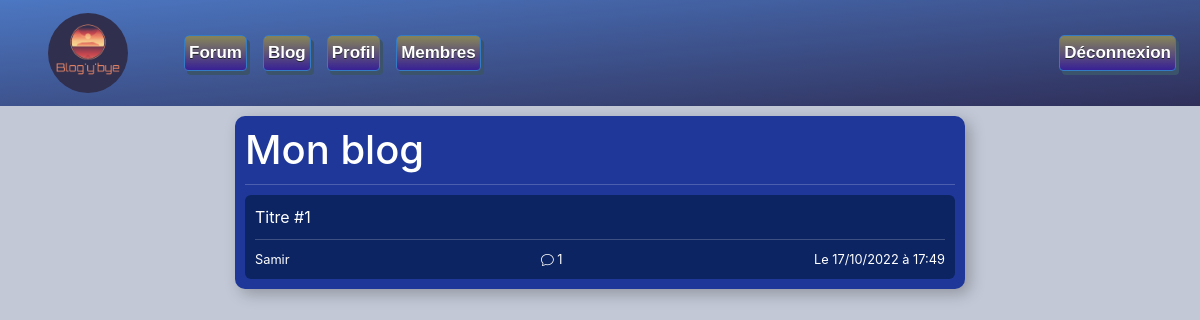
Screenshot of /views/_blog/liste-blog.php?id=7 (signed in) with the database file from the repository.
### tables this page shows
CREATE TABLE IF NOT EXISTS `blog` (
  `id` int(11) NOT NULL AUTO_INCREMENT,
  `titre` varchar(50) NOT NULL,
  `libelle` varchar(50) NOT NULL,
  `date_creation` datetime NOT NULL,
  `ordre` int(255) NOT NULL,
  PRIMARY KEY (`id`)
);

CREATE TABLE IF NOT EXISTS `article` (
  `id` int(255) NOT NULL AUTO_INCREMENT,
  `id_blog` int(255) NOT NULL,
  `titre` varchar(50) NOT NULL,
  `contenu` longtext NOT NULL,
  `date_creation` datetime NOT NULL,
  `date_modification` datetime NOT NULL,
  `id_utilisateur` int(255) NOT NULL,
  `statut` int(1) NOT NULL DEFAULT '0',
  PRIMARY KEY (`id`)
);

CREATE TABLE IF NOT EXISTS `utilisateur` (
  `id` int(255) NOT NULL AUTO_INCREMENT,
  `pseudo` varchar(50) NOT NULL,
  `mail` varchar(255) NOT NULL,
  `mdp` text NOT NULL,
  `date_creation` datetime NOT NULL,
  `date_connexion` datetime NOT NULL,
  `role` int(1) NOT NULL DEFAULT '0',
  `avatar` varchar(255) DEFAULT NULL,
  PRIMARY KEY (`id`)
);

### views/_blog/liste-blog.php (the view, shortened to what this page needs)
<?php
	require_once('../../include.php');
	$get_id_blog = (int) $_GET['id'];
	$req = $DB->prepare("SELECT *
		FROM blog
		WHERE id = ?");
	$req->execute([$get_id_blog]);
	$req_blog = $req->fetch();
	$req = $DB->prepare("SELECT T.*, U.pseudo
		FROM article T
		INNER JOIN utilisateur U ON U.id = T.id_utilisateur
		WHERE T.id_blog = ?
		ORDER BY T.date_creation DESC");
	$req->execute([$get_id_blog]);
	$req_liste_articles = $req->fetchAll();
?>
<!doctype html>
<html lang="fr">
	<head>
		<?php
			require_once('../../components/header/head.php');
		?>
	</head>
	<body>
		<?php
			require_once('../../components/menu/navbar.php');
		?>
		<div class="container">
			<div class="row">
				<div class="col-2"></div>
				<div class="col-8">
					<div class="list__topic__body">
						<h1 class="list__topic__h1"><?= $req_blog['titre'] ?></h1>
						<?php
							foreach($req_liste_articles as $rlt){
								$req = $DB->prepare("SELECT COUNT(id) AS NbCommentaire
									FROM article_commentaire
									WHERE id_article = ?");
								$req->execute([$rlt['id']]);
								$req_nb_commentaire = $req->fetch();
								$nb_commentaire = $req_nb_commentaire['NbCommentaire'];
						?>
						<a href="article.php?id=<?= $rlt['id'] ?>" class="list__topic__link">
							<div class="list__topic__sujet">
								<div><?= $rlt['titre'] ?></div>
								<div class="list__topic__footer">
									<div><?= $rlt['pseudo'] ?></div>
									<div><i class="bi bi-chat"></i> <?= $nb_commentaire ?></div>
									<div>Le <?= date_format(date_create($rlt['date_creation']), 'd/m/Y à H:i') ?></div>
								</div>
							</div>
							</a>
						<?php
							}
						?>
					</div>
				</div>
			</div>
		</div>
	</body>
</html>

### assets/css/new-style.css (style rules this page uses)
body { background: #c2c8d6 !important; }
p ,h1, div, .button-custom { color: white !important; }
body { background: #0c2461; color: white; }
.list__topic__link { color: white; text-decoration: none; }
.list__topic__body { background: #1e3799; margin: 10px 0; padding: 10px; border-radius: 10px; box-shadow: 5px 5px 15px rgba(0, 0, 0, 0.25); }
.list__topic__h1 { margin-bottom: 0; padding-bottom: 10px; border-bottom: 1px solid rgba(255, 255, 255, 0.2); }
.list__topic__sujet { background: #0c2461; border-radius: 6px; margin-top: 10px; padding: 10px; }
.list__topic__footer { display: flex; justify-content: space-between; flex-wrap: wrap; font-size: 0.8rem; padding-top: 10px; margin-top: 10px; border-top: 1px solid rgba(255, 255, 255, 0.2); }

### rows the page displays
blog: titre "Mon blog"
article: titre "Titre #1", id_utilisateur.pseudo "Samir", nb_commentaire "1", date_creation "17/10/2022 à 17:49"
